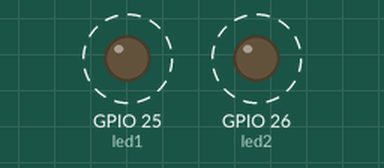
The sketch below on a simulated ESP32. Shown: output pins drawn as LEDs (lit = HIGH). Dashed ring = blinking. What the sketch prints to the serial monitor is not drawn.

Above: at 1.5 s.
Timing chart, 0 to 5.6 s (numbered marks = the images above):
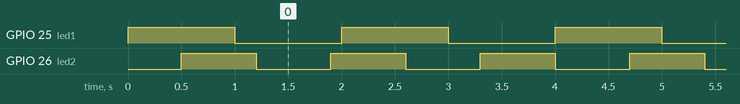

The sketch:

2loop.ino
```cpp
///Ejemplo de uso de 2 loop en esp32 con el encendido de 2 led . Cada led se enciende y se utiliza un delay para bloquear la tarea

TaskHandle_t Task1;
TaskHandle_t Task2;

// LED pins
const int led1 = 25;
const int led2 = 26;

void setup() {
  Serial.begin(115200);
  pinMode(led1, OUTPUT);
  pinMode(led2, OUTPUT);

  xTaskCreatePinnedToCore(
                    Task1code,   /* Task function. */
                    "Task1",     /* name of task. */
                    10000,       /* Stack size of task */
                    NULL,        /* parameter of the task */
                    1,           /* priority of the task */
                    &Task1,      /* Task handle to keep track of created task */
                    0);          /* pin task to core 0 */
  delay(500);

  xTaskCreatePinnedToCore(
                    Task2code,   /* Task function. */
                    "Task2",     /* name of task. */
                    10000,       /* Stack size of task */
                    NULL,        /* parameter of the task */
                    1,           /* priority of the task */
                    &Task2,      /* Task handle to keep track of created task */
                    1);          /* pin task to core 1 */
    delay(500);
}

//Task1code: blinks an LED every 1000 ms
void Task1code( void * pvParameters ){
  Serial.print("Task1 running on core ");
  Serial.println(xPortGetCoreID());

  for(;;){//si o si tiene que ir un while o un for para que nunca salga de la tarea
    digitalWrite(led1, HIGH);
    delay(1000);
    digitalWrite(led1, LOW);
    delay(1000);
  }
}

//Task2code: blinks an LED every 700 ms
void Task2code( void * pvParameters ){
  Serial.print("Task2 running on core ");
  Serial.println(xPortGetCoreID());
  for(;;){//si o si tiene que ir un while o un for para que nunca salga de la tarea
    digitalWrite(led2, HIGH);
    delay(700);
    digitalWrite(led2, LOW);
    delay(700);
  }
}

void loop() {

}
```

Measured:
- by itself, GPIO 25 (led1): alternates HIGH for 1.0 s and LOW for 1.0 s
- by itself, GPIO 26 (led2): alternates HIGH for 0.70 s and LOW for 0.70 s
